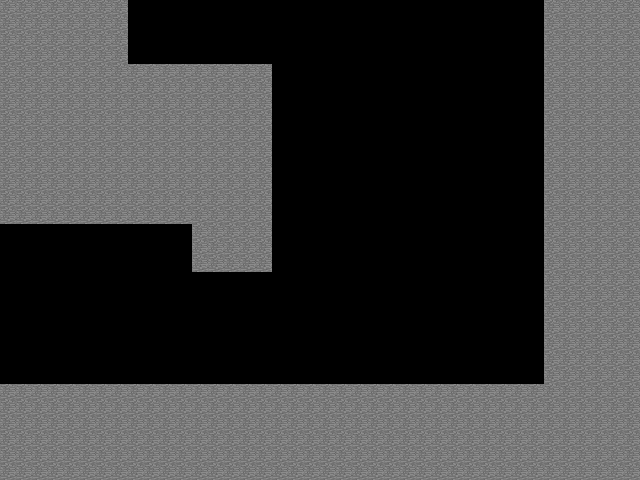

Below is a game level as drawn by its tile map, then a one-line description and the .tmx file that defines it, in full:
An orthogonal 40x30 tile map with 16x16 px tiles, 1 tile layer (Tile Layer 1).

<map version="1.2" tiledversion="1.2.3" orientation="orthogonal" renderorder="right-down" width="40" height="30" tilewidth="16" tileheight="16" infinite="0" nextlayerid="4" nextobjectid="19">
 <tileset firstgid="1" source="mc_sprites.tsx" />
 <layer id="3" name="Tile Layer 1" width="40" height="30">
  <data encoding="csv">
2,2,2,2,2,2,2,2,0,0,0,0,0,0,0,0,0,0,0,0,0,0,0,0,0,0,0,0,0,0,0,0,0,0,2,2,2,2,2,2,
2,2,2,2,2,2,2,2,0,0,0,0,0,0,0,0,0,0,0,0,0,0,0,0,0,0,0,0,0,0,0,0,0,0,2,2,2,2,2,2,
2,2,2,2,2,2,2,2,0,0,0,0,0,0,0,0,0,0,0,0,0,0,0,0,0,0,0,0,0,0,0,0,0,0,2,2,2,2,2,2,
2,2,2,2,2,2,2,2,0,0,0,0,0,0,0,0,0,0,0,0,0,0,0,0,0,0,0,0,0,0,0,0,0,0,2,2,2,2,2,2,
2,2,2,2,2,2,2,2,2,2,2,2,2,2,2,2,2,0,0,0,0,0,0,0,0,0,0,0,0,0,0,0,0,0,2,2,2,2,2,2,
2,2,2,2,2,2,2,2,2,2,2,2,2,2,2,2,2,0,0,0,0,0,0,0,0,0,0,0,0,0,0,0,0,0,2,2,2,2,2,2,
2,2,2,2,2,2,2,2,2,2,2,2,2,2,2,2,2,0,0,0,0,0,0,0,0,0,0,0,0,0,0,0,0,0,2,2,2,2,2,2,
2,2,2,2,2,2,2,2,2,2,2,2,2,2,2,2,2,0,0,0,0,0,0,0,0,0,0,0,0,0,0,0,0,0,2,2,2,2,2,2,
2,2,2,2,2,2,2,2,2,2,2,2,2,2,2,2,2,0,0,0,0,0,0,0,0,0,0,0,0,0,0,0,0,0,2,2,2,2,2,2,
2,2,2,2,2,2,2,2,2,2,2,2,2,2,2,2,2,0,0,0,0,0,0,0,0,0,0,0,0,0,0,0,0,0,2,2,2,2,2,2,
2,2,2,2,2,2,2,2,2,2,2,2,2,2,2,2,2,0,0,0,0,0,0,0,0,0,0,0,0,0,0,0,0,0,2,2,2,2,2,2,
2,2,2,2,2,2,2,2,2,2,2,2,2,2,2,2,2,0,0,0,0,0,0,0,0,0,0,0,0,0,0,0,0,0,2,2,2,2,2,2,
2,2,2,2,2,2,2,2,2,2,2,2,2,2,2,2,2,0,0,0,0,0,0,0,0,0,0,0,0,0,0,0,0,0,2,2,2,2,2,2,
2,2,2,2,2,2,2,2,2,2,2,2,2,2,2,2,2,0,0,0,0,0,0,0,0,0,0,0,0,0,0,0,0,0,2,2,2,2,2,2,
0,0,0,0,0,0,0,0,0,0,0,0,2,2,2,2,2,0,0,0,0,0,0,0,0,0,0,0,0,0,0,0,0,0,2,2,2,2,2,2,
0,0,0,0,0,0,0,0,0,0,0,0,2,2,2,2,2,0,0,0,0,0,0,0,0,0,0,0,0,0,0,0,0,0,2,2,2,2,2,2,
0,0,0,0,0,0,0,0,0,0,0,0,2,2,2,2,2,0,0,0,0,0,0,0,0,0,0,0,0,0,0,0,0,0,2,2,2,2,2,2,
0,0,0,0,0,0,0,0,0,0,0,0,0,0,0,0,0,0,0,0,0,0,0,0,0,0,0,0,0,0,0,0,0,0,2,2,2,2,2,2,
0,0,0,0,0,0,0,0,0,0,0,0,0,0,0,0,0,0,0,0,0,0,0,0,0,0,0,0,0,0,0,0,0,0,2,2,2,2,2,2,
0,0,0,0,0,0,0,0,0,0,0,0,0,0,0,0,0,0,0,0,0,0,0,0,0,0,0,0,0,0,0,0,0,0,2,2,2,2,2,2,
0,0,0,0,0,0,0,0,0,0,0,0,0,0,0,0,0,0,0,0,0,0,0,0,0,0,0,0,0,0,0,0,0,0,2,2,2,2,2,2,
0,0,0,0,0,0,0,0,0,0,0,0,0,0,0,0,0,0,0,0,0,0,0,0,0,0,0,0,0,0,0,0,0,0,2,2,2,2,2,2,
0,0,0,0,0,0,0,0,0,0,0,0,0,0,0,0,0,0,0,0,0,0,0,0,0,0,0,0,0,0,0,0,0,0,2,2,2,2,2,2,
0,0,0,0,0,0,0,0,0,0,0,0,0,0,0,0,0,0,0,0,0,0,0,0,0,0,0,0,0,0,0,0,0,0,2,2,2,2,2,2,
2,2,2,2,2,2,2,2,2,2,2,2,2,2,2,2,2,2,2,2,2,2,2,2,2,2,2,2,2,2,2,2,2,2,2,2,2,2,2,2,
2,2,2,2,2,2,2,2,2,2,2,2,2,2,2,2,2,2,2,2,2,2,2,2,2,2,2,2,2,2,2,2,2,2,2,2,2,2,2,2,
2,2,2,2,2,2,2,2,2,2,2,2,2,2,2,2,2,2,2,2,2,2,2,2,2,2,2,2,2,2,2,2,2,2,2,2,2,2,2,2,
2,2,2,2,2,2,2,2,2,2,2,2,2,2,2,2,2,2,2,2,2,2,2,2,2,2,2,2,2,2,2,2,2,2,2,2,2,2,2,2,
2,2,2,2,2,2,2,2,2,2,2,2,2,2,2,2,2,2,2,2,2,2,2,2,2,2,2,2,2,2,2,2,2,2,2,2,2,2,2,2,
2,2,2,2,2,2,2,2,2,2,2,2,2,2,2,2,2,2,2,2,2,2,2,2,2,2,2,2,2,2,2,2,2,2,2,2,2,2,2,2
</data>
 </layer>
</map>
